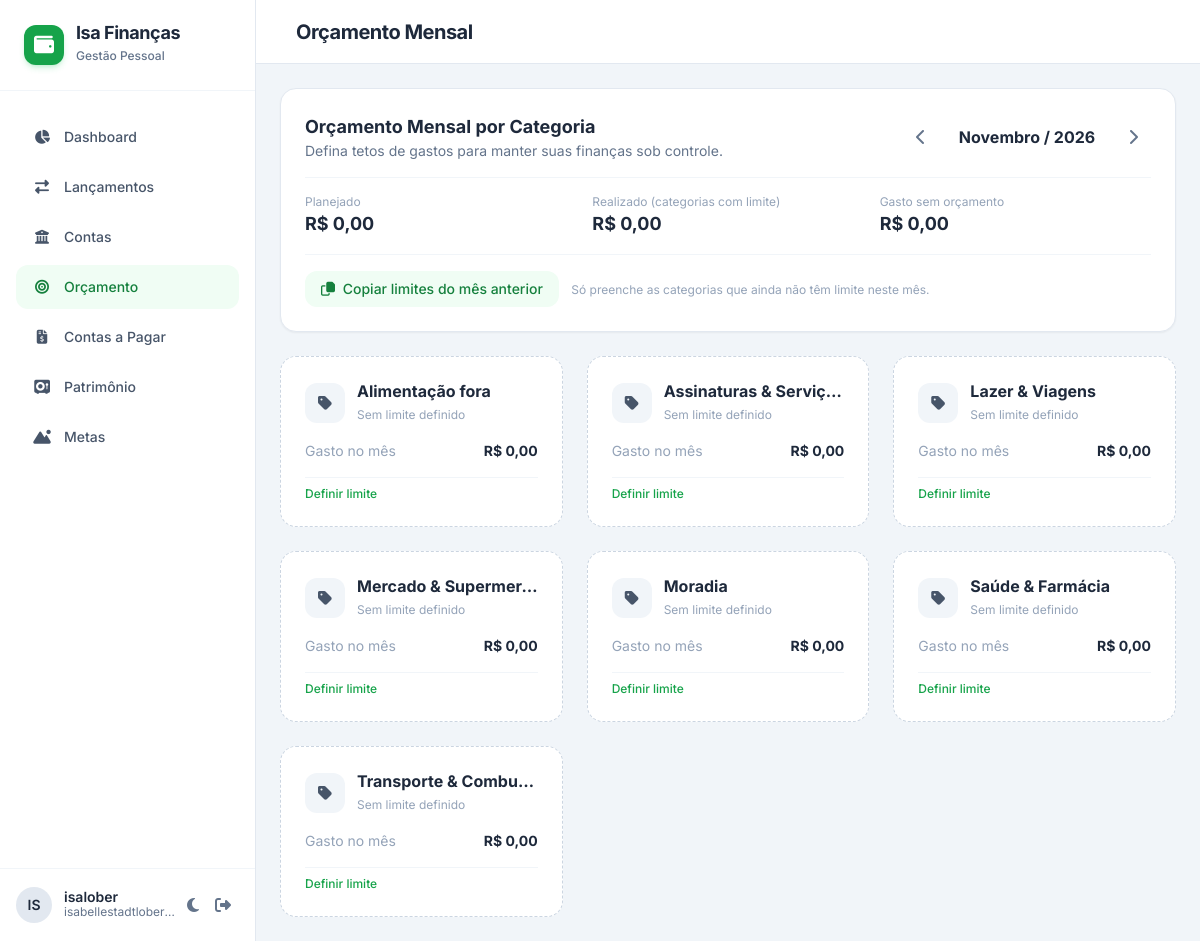
The page /orcamento/ (signed in) on the database its author committed.
### apps/lancamentos/models.py (models this page shows, shortened)
class Categoria(models.Model):
    class Tipo(models.TextChoices):
        RECEITA = "receita", "Receita"
        DESPESA = "despesa", "Despesa"
    nome = models.CharField(max_length=80)
    tipo = models.CharField(max_length=10, choices=Tipo.choices)
    categoria_pai = models.ForeignKey(
        "self", null=True, blank=True, on_delete=models.PROTECT, related_name="filhas"
    )
    icone = models.CharField(
        "ícone", max_length=40, blank=True, help_text="Classe do Font Awesome. Ex.: fa-house"
    )
    class Meta:
        ordering = ["tipo", "nome"]
        constraints = [
            models.UniqueConstraint(fields=["nome", "tipo"], name="uq_categoria_nome_tipo")
        ]

### apps/orcamento/views.py (the view)
# urls.py: path("", views.lista, name="lista"),
@login_required
def lista(request):
    mes = _mes_da_url(request)
    itens = services.resumo_do_mes(mes)
    return render(
        request,
        "orcamento/lista.html",
        {
            "mes": mes,
            "mes_anterior": f"{add_months(mes, -1):%Y-%m}",
            "mes_seguinte": f"{add_months(mes, 1):%Y-%m}",
            "mes_param": f"{mes:%Y-%m}",
            "itens": itens,
            "totais": services.totais_do_mes(itens),
        },
    )

### apps/core/templatetags/formatos.py (called while the page is built)
def formatar_brl(valor):
    valor = Decimal(valor or 0)
    sinal = "-" if valor < 0 else ""
    inteiro, frac = f"{abs(valor):,.2f}".split(".")
    return f"{sinal}R$ {inteiro.replace(',', '.')},{frac}"

@register.filter
def brl(valor):
    return formatar_brl(valor)

### apps/dashboard/services.py (called while the page is built)
def add_months(d, n):
    m = d.month - 1 + n
    return date(d.year + m // 12, m % 12 + 1, 1)

### apps/orcamento/services.py (called while the page is built, shortened)
def resumo_do_mes(mes):
    mes = mes.replace(day=1)
    fim = add_months(mes, 1)
    gasto = {
        r["categoria_id"]: r["total"]
        for r in Lancamento.objects.filter(
            tipo=Lancamento.Tipo.DESPESA, data__gte=mes, data__lt=fim
        )
        .values("categoria_id")
        .annotate(total=Sum("valor"))
    }
    limites = {o.categoria_id: o.limite for o in Orcamento.objects.filter(mes=mes)}
    itens = []
    for cat in Categoria.objects.filter(tipo=Categoria.Tipo.DESPESA):
        limite = limites.get(cat.pk)
        item = {"categoria": cat, "limite": limite, "realizado": gasto.get(cat.pk, ZERO)}
        itens.append(item)
    itens.sort(key=lambda i: (i["limite"] is None, -i.get("pct", 0), i["categoria"].nome))
    return itens

def totais_do_mes(itens):
    com_limite = [i for i in itens if i["limite"]]
    return {
        "planejado": sum((i["limite"] for i in com_limite), ZERO),
        "realizado": sum((i["realizado"] for i in com_limite), ZERO),
        "sem_orcamento": sum((i["realizado"] for i in itens if not i["limite"]), ZERO),
    }

### apps/orcamento/views.py (called while the page is built)
def _mes_da_url(request):
    texto = request.GET.get("mes") or request.POST.get("mes") or ""
    try:
        ano, mes = texto.split("-")
        return date(int(ano), int(mes), 1)
    except ValueError:
        return date.today().replace(day=1)

### templates/orcamento/lista.html (shortened to what this page needs)
{% extends "base.html" %}
{% load formatos %}
{% block h1 %}Orçamento Mensal{% endblock %}
{% block content %}
<div class="space-y-6">
  <div class="bg-white dark:bg-slate-800 p-6 rounded-2xl border border-slate-200 dark:border-slate-700 shadow-sm space-y-4">
    <div class="flex flex-col md:flex-row md:items-center justify-between gap-4">
      <div>
        <h3 class="font-bold text-lg">Orçamento Mensal por Categoria</h3>
        <p class="text-sm text-slate-500 dark:text-slate-400">Defina tetos de gastos para manter suas finanças sob controle.</p>
      </div>
      <div class="flex items-center space-x-2">
        <a href="?mes={{ mes_anterior }}" class="w-9 h-9 flex items-center justify-center rounded-lg text-slate-500 hover:bg-slate-100 dark:hover:bg-slate-700 transition-colors" title="Mês anterior"><i class="fa-solid fa-chevron-left"></i></a>
        <span class="font-bold text-base w-40 text-center">{{ mes|date:"F / Y"|capfirst }}</span>
        <a href="?mes={{ mes_seguinte }}" class="w-9 h-9 flex items-center justify-center rounded-lg text-slate-500 hover:bg-slate-100 dark:hover:bg-slate-700 transition-colors" title="Próximo mês"><i class="fa-solid fa-chevron-right"></i></a>
      </div>
    </div>
    <div class="grid grid-cols-1 sm:grid-cols-3 gap-4 pt-4 border-t border-slate-100 dark:border-slate-700/50">
      <div>
        <span class="text-xs text-slate-400 block">Planejado</span>
        <span class="font-bold text-lg">{{ totais.planejado|brl }}</span>
      </div>
      <div>
        <span class="text-xs text-slate-400 block">Realizado (categorias com limite)</span>
        <span class="font-bold text-lg">{{ totais.realizado|brl }}</span>
      </div>
      <div>
        <span class="text-xs text-slate-400 block">Gasto sem orçamento</span>
        <span class="font-bold text-lg {% if totais.sem_orcamento %}text-amber-600 dark:text-amber-400{% endif %}">{{ totais.sem_orcamento|brl }}</span>
      </div>
    </div>
    <form method="post" action="{% url 'orcamento:copiar' %}" class="pt-4 border-t border-slate-100 dark:border-slate-700/50">
      <button type="submit" class="px-4 py-2 rounded-xl text-sm font-medium bg-brand-50 text-brand-700 hover:bg-brand-100 dark:bg-brand-950/40 dark:text-brand-400 transition-colors">
        <i class="fa-regular fa-copy mr-1"></i> Copiar limites do mês anterior
      </button>
      <span class="text-xs text-slate-400 ml-2">Só preenche as categorias que ainda não têm limite neste mês.</span>
    </form>
  </div>
  <div class="grid grid-cols-1 md:grid-cols-2 lg:grid-cols-3 gap-6">
    {% for i in itens %}
    <div class="bg-white dark:bg-slate-800 p-6 rounded-2xl border {% if i.limite %}border-slate-200 dark:border-slate-700 shadow-sm{% else %}border-dashed border-slate-300 dark:border-slate-600{% endif %} space-y-4">
      <div class="flex items-center justify-between">
        <div class="flex items-center space-x-3 min-w-0">
          <div class="w-10 h-10 shrink-0 rounded-xl bg-slate-100 dark:bg-slate-700 text-slate-600 dark:text-slate-300 flex items-center justify-center">
            <i class="fa-solid {{ i.categoria.icone|default:'fa-tag' }}"></i>
          </div>
          <div class="min-w-0">
            <h4 class="font-bold text-base leading-tight truncate">{{ i.categoria.nome }}</h4>
            <span class="text-xs text-slate-400">{% if i.limite %}Teto mensal{% else %}Sem limite definido{% endif %}</span>
          </div>
        </div>
      </div>
      {% if i.limite %}
      <div>
        <div class="flex justify-between text-sm mb-1">
          <span class="font-bold">{{ i.realizado|brl }}</span>
          <span class="text-slate-400">Limite: <strong class="text-slate-700 dark:text-slate-200">{{ i.limite|brl }}</strong></span>
        </div>
        <div class="w-full bg-slate-100 dark:bg-slate-700 h-2.5 rounded-full overflow-hidden">
          <div class="h-full rounded-full {% if i.nivel == 'estourado' %}bg-rose-500{% elif i.nivel == 'alerta' %}bg-amber-500{% else %}bg-brand-500{% endif %}" style="width: {{ i.pct_barra|floatformat:'1u' }}%;"></div>
        </div>
      </div>
      <div class="flex items-center justify-between pt-2 border-t border-slate-100 dark:border-slate-700/50 text-xs">
        <span class="text-slate-400">{% if i.restante < 0 %}Estourou em{% else %}Restante:{% endif %} <strong class="{% if i.restante < 0 %}text-rose-600{% else %}text-emerald-600{% endif %}">{{ i.restante|brl }}</strong></span>
        <a href="{% url 'orcamento:editar' i.categoria.pk %}?mes={{ mes_param }}" class="text-brand-600 hover:underline font-medium">Editar limite</a>
      </div>
      {% else %}
      <div class="flex items-center justify-between text-sm">
        <span class="text-slate-400">Gasto no mês</span>
        <span class="font-bold">{{ i.realizado|brl }}</span>
      </div>
      <div class="pt-2 border-t border-slate-100 dark:border-slate-700/50 text-xs">
        <a href="{% url 'orcamento:editar' i.categoria.pk %}?mes={{ mes_param }}" class="text-brand-600 hover:underline font-medium">Definir limite</a>
      </div>
      {% endif %}
    </div>
    {% empty %}
    <p class="text-sm text-slate-400 col-span-full text-center py-10">Nenhuma categoria de despesa cadastrada. Cadastre em Admin &gt; Categorias.</p>
    {% endfor %}
  </div>
</div>
{% endblock %}

### templates/base.html (shortened to what this page needs)
<!DOCTYPE html>
<html lang="pt-BR" class="h-full">
<head>
  {% include "partials/head.html" %}
</head>
<body class="h-full bg-slate-100 dark:bg-slate-900 text-slate-800 dark:text-slate-100 transition-colors duration-200 flex flex-col overflow-hidden">
<div class="flex h-full w-full overflow-hidden">
  <aside id="sidebar" class="w-64 bg-white dark:bg-slate-800 border-r border-slate-200 dark:border-slate-700 flex flex-col z-20 transition-transform duration-300 -translate-x-full md:translate-x-0 absolute md:relative h-full">
    <div class="p-6 border-b border-slate-100 dark:border-slate-700/50 flex items-center justify-between">
      <div class="flex items-center space-x-3">
        <div class="w-10 h-10 rounded-xl bg-brand-600 text-white flex items-center justify-center font-bold text-xl shadow-md shadow-brand-500/20">
          <i class="fa-solid fa-wallet"></i>
        </div>
        <div>
          <h1 class="font-bold text-lg tracking-tight leading-none">Isa Finanças</h1>
          <span class="text-xs text-slate-500 dark:text-slate-400 font-medium">Gestão Pessoal</span>
        </div>
      </div>
    </div>
    <nav class="flex-1 px-4 py-6 space-y-1.5 overflow-y-auto custom-scrollbar">
      <a href="{% url 'dashboard' %}"
         class="flex items-center space-x-3 px-4 py-3 rounded-xl text-sm font-medium transition-colors {% if request.resolver_match.url_name == 'dashboard' %}bg-brand-50 text-brand-700 dark:bg-brand-950/40 dark:text-brand-400{% else %}text-slate-600 dark:text-slate-400 hover:bg-slate-50 dark:hover:bg-slate-700/50{% endif %}">
        <i class="fa-solid fa-chart-pie w-5 text-center"></i><span>Dashboard</span>
      </a>
      <a href="{% url 'lancamentos:lista' %}"
         class="flex items-center space-x-3 px-4 py-3 rounded-xl text-sm font-medium transition-colors {% if request.resolver_match.app_name == 'lancamentos' %}bg-brand-50 text-brand-700 dark:bg-brand-950/40 dark:text-brand-400{% else %}text-slate-600 dark:text-slate-400 hover:bg-slate-50 dark:hover:bg-slate-700/50{% endif %}">
        <i class="fa-solid fa-right-left w-5 text-center"></i><span>Lançamentos</span>
      </a>
      <a href="{% url 'contas:lista' %}"
         class="flex items-center space-x-3 px-4 py-3 rounded-xl text-sm font-medium transition-colors {% if request.resolver_match.app_name == 'contas' %}bg-brand-50 text-brand-700 dark:bg-brand-950/40 dark:text-brand-400{% else %}text-slate-600 dark:text-slate-400 hover:bg-slate-50 dark:hover:bg-slate-700/50{% endif %}">
        <i class="fa-solid fa-building-columns w-5 text-center"></i><span>Contas</span>
      </a>
      <a href="{% url 'orcamento:lista' %}"
         class="flex items-center space-x-3 px-4 py-3 rounded-xl text-sm font-medium transition-colors {% if request.resolver_match.app_name == 'orcamento' %}bg-brand-50 text-brand-700 dark:bg-brand-950/40 dark:text-brand-400{% else %}text-slate-600 dark:text-slate-400 hover:bg-slate-50 dark:hover:bg-slate-700/50{% endif %}">
        <i class="fa-solid fa-bullseye w-5 text-center"></i><span>Orçamento</span>
      </a>
      <a href="{% url 'pagar:lista' %}"
         class="flex items-center space-x-3 px-4 py-3 rounded-xl text-sm font-medium transition-colors {% if request.resolver_match.app_name == 'pagar' %}bg-brand-50 text-brand-700 dark:bg-brand-950/40 dark:text-brand-400{% else %}text-slate-600 dark:text-slate-400 hover:bg-slate-50 dark:hover:bg-slate-700/50{% endif %}">
        <i class="fa-solid fa-file-invoice-dollar w-5 text-center"></i><span>Contas a Pagar</span>
      </a>
      <a href="{% url 'patrimonio:index' %}"
         class="flex items-center space-x-3 px-4 py-3 rounded-xl text-sm font-medium transition-colors {% if request.resolver_match.app_name == 'patrimonio' %}bg-brand-50 text-brand-700 dark:bg-brand-950/40 dark:text-brand-400{% else %}text-slate-600 dark:text-slate-400 hover:bg-slate-50 dark:hover:bg-slate-700/50{% endif %}">
        <i class="fa-solid fa-vault w-5 text-center"></i><span>Patrimônio</span>
      </a>
      <a href="{% url 'metas:lista' %}"
         class="flex items-center space-x-3 px-4 py-3 rounded-xl text-sm font-medium transition-colors {% if request.resolver_match.app_name == 'metas' %}bg-brand-50 text-brand-700 dark:bg-brand-950/40 dark:text-brand-400{% else %}text-slate-600 dark:text-slate-400 hover:bg-slate-50 dark:hover:bg-slate-700/50{% endif %}">
        <i class="fa-solid fa-mountain-sun w-5 text-center"></i><span>Metas</span>
      </a>
    </nav>
    <div class="p-4 border-t border-slate-100 dark:border-slate-700/50 flex items-center justify-between">
      <div class="flex items-center space-x-3 min-w-0">
        <div class="w-9 h-9 shrink-0 rounded-full bg-slate-200 dark:bg-slate-700 flex items-center justify-center font-semibold text-sm">
          {{ request.user.username|slice:":2"|upper }}
        </div>
        <div class="min-w-0">
          <p class="text-sm font-semibold leading-none truncate">{{ request.user.get_full_name|default:request.user.username }}</p>
          <span class="text-xs text-slate-500 dark:text-slate-400 block truncate">{{ request.user.email|default:"sem e-mail" }}</span>
        </div>
      </div>
      <div class="flex items-center">
        <button onclick="toggleDarkMode()" class="p-2 rounded-lg text-slate-500 hover:bg-slate-100 dark:hover:bg-slate-700 transition-colors" title="Alternar tema">
          <i id="theme-icon" class="fa-solid fa-moon"></i>
        </button>
        <form method="post" action="{% url 'logout' %}">
          <button type="submit" class="p-2 rounded-lg text-slate-500 hover:bg-slate-100 dark:hover:bg-slate-700 transition-colors" title="Sair">
            <i class="fa-solid fa-right-from-bracket"></i>
          </button>
        </form>
      </div>
    </div>
  </aside>
  <main class="flex-1 flex flex-col h-full overflow-hidden relative">
    <header class="bg-white dark:bg-slate-800 border-b border-slate-200 dark:border-slate-700 h-16 px-6 flex items-center justify-between shrink-0 z-10">
      <div class="flex items-center space-x-4">
        <h2 class="text-xl font-bold tracking-tight">{% block h1 %}{% endblock %}</h2>
      </div>
    </header>
    <div class="flex-1 overflow-y-auto custom-scrollbar p-6 bg-slate-100 dark:bg-slate-900">
      {% block content %}{% endblock %}
    </div>
  </main>
</div>
</body>
</html>

### templates/partials/head.html (style rules this page uses)
body { font-family: 'Inter', sans-serif; }

### rows shown on the page
Categoria: categoria.nome "Alimentação fora", realizado|brl "R$ 0,00"
Categoria: categoria.nome "Assinaturas & Serviços", realizado|brl "R$ 0,00"
Categoria: categoria.nome "Lazer & Viagens", realizado|brl "R$ 0,00"
Categoria: categoria.nome "Mercado & Supermer…", realizado|brl "R$ 0,00"
Categoria: categoria.nome "Moradia", realizado|brl "R$ 0,00"
Categoria: categoria.nome "Saúde & Farmácia", realizado|brl "R$ 0,00"
Categoria: categoria.nome "Transporte & Combu…", realizado|brl "R$ 0,00"

### other values the page prints
{{ request.user.username|slice:":2"|upper }} "IS"
{{ request.user.get_full_name|default:request.user.username }} "isalober"
{{ request.user.email|default:"sem e-mail" }} "isabellestadtlober…"
{{ mes|date:"F / Y"|capfirst }} "Novembro / 2026"
{{ totais.planejado|brl }} "R$ 0,00"
{{ totais.realizado|brl }} "R$ 0,00"
{{ totais.sem_orcamento|brl }} "R$ 0,00"
